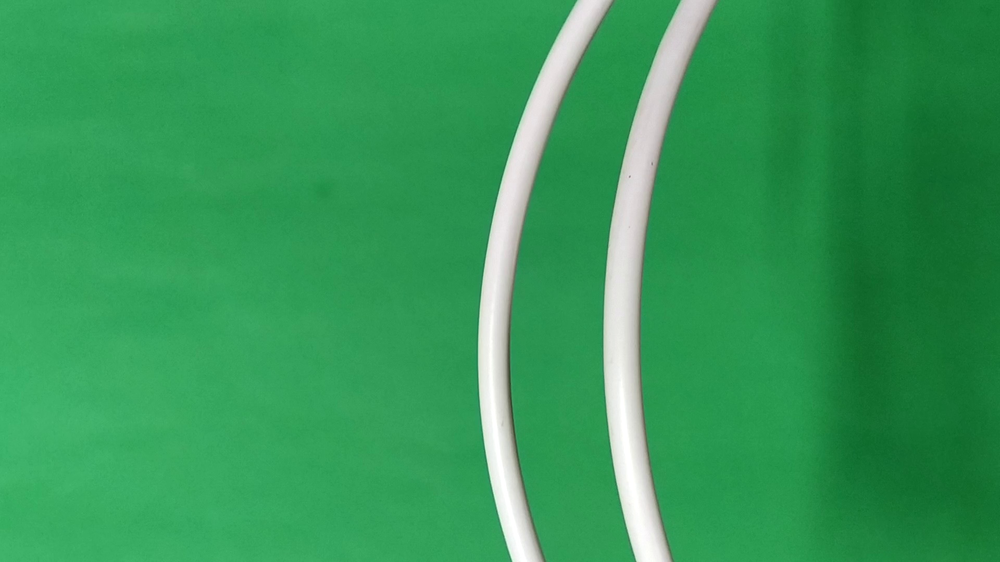
#> input picture data/cables/1.png, 1000 x 562 px, shrunk from 1920 x 1080 before the run, found by its file name
$ python homework_2.py
#> lines starting #> are read from the running program, lines starting #| are printed output that depends on the picture
# %%
from typing import Sequence
import re
import cv2
import numpy as np
import skimage
import matplotlib.pyplot as plt

plt.style.use("seaborn-v0_8-paper")
plt.rcParams["font.family"] = "monospace"

import cv2
import numpy as np
import matplotlib.pyplot as plt
# %%
class Image:
    """
    A class to represent an image. It provides various image processing methods including various thresholding techniques, denoising, and clustering.

    Attributes:
        path (`str`): The path to the image file.
        image (`np.ndarray`): The original image.
        gray (`np.ndarray`): The grayscale version of the image.
        channels (`Sequence[np.ndarray]`): The channels of the image.

    Methods:
        filename(`str`) -> `int`: Extracts the number from the filename.
        show(`np.ndarray`, `bool`, `str`) -> `None`: Displays the image.
        subplot(`Sequence[np.ndarray]`, `Sequence[str]`, `int`, `int`, `bool`, `str`, `str`) -> `None`: Displays multiple images in a subplot.
        adaptiveThresh(`bool`, `int`) -> `np.ndarray`: Applies adaptive thresholding to the image.
        otsuThresh(`bool`, `int`) -> `np.ndarray`: Applies Otsu's thresholding to the image.
        denoise(`np.ndarray`, `str`) -> `np.ndarray`: Applies denoising to the image.
        KMeans(`bool`, `int`) -> `np.ndarray`: Applies K-Means clustering to the image.
        Snakes(`bool`) -> `np.ndarray`: Applies active contours (snakes) to the image.
    """
    def __init__(self, path: str) -> None:
#> called with path = '/home/sparrow/cv/data/cables/1.png'
        self.path = path    # Path to the image file
        self.image: np.ndarray = cv2.imread(path)   # Read the image
#> self.image is the input picture: shape (562, 1000, 3); mean B, G, R 87.6, 152.9, 52.4
        self.gray: np.ndarray = cv2.cvtColor(self.image, cv2.COLOR_BGR2GRAY)    # Convert the image to grayscale
        self.channels: Sequence[np.ndarray] = cv2.split(self.image)     # Split the image into channels

    # [190 lines left out: functions filename, show, subplot, adaptiveThresh, otsuThresh, denoise and 3 more, not called in this run]
# %%
DIR = "/home/sparrow/cv/data/cables"

images = [
    Image("/home/sparrow/cv/data/cables/1.png"),
    Image("/home/sparrow/cv/data/cables/2.png"),
    Image("/home/sparrow/cv/data/cables/3.png"),
    Image("/home/sparrow/cv/data/cables/4.png"),
    Image("/home/sparrow/cv/data/cables/5.png"),
    Image("/home/sparrow/cv/data/cables/6.png"),
    Image("/home/sparrow/cv/data/cables/7.png"),
    Image("/home/sparrow/cv/data/cables/9.png"),
    Image("/home/sparrow/cv/data/cables/11.png"),
    Image("/home/sparrow/cv/data/cables/12.png"),
    Image("/home/sparrow/cv/data/cables/14.png"),
    Image("/home/sparrow/cv/data/cables/15.png"),
    Image("/home/sparrow/cv/data/cables/16.png")
]
#> call 2 of __init__, with path = '/home/sparrow/cv/data/cables/2.png'
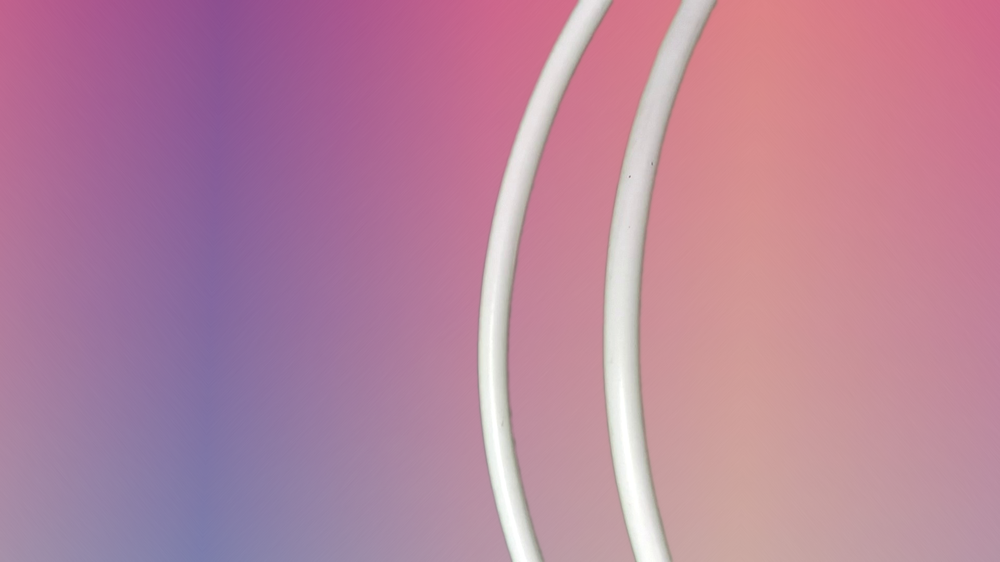
#> input picture data/cables/2.png, 1000 x 562 px, shrunk from 1920 x 1080 before the run, found by its file name
#> in __init__, self.image is the input picture: shape (562, 1000, 3); mean B, G, R 156.4, 130.8, 182.5
#> call 3 of __init__, with path = '/home/sparrow/cv/data/cables/3.png'
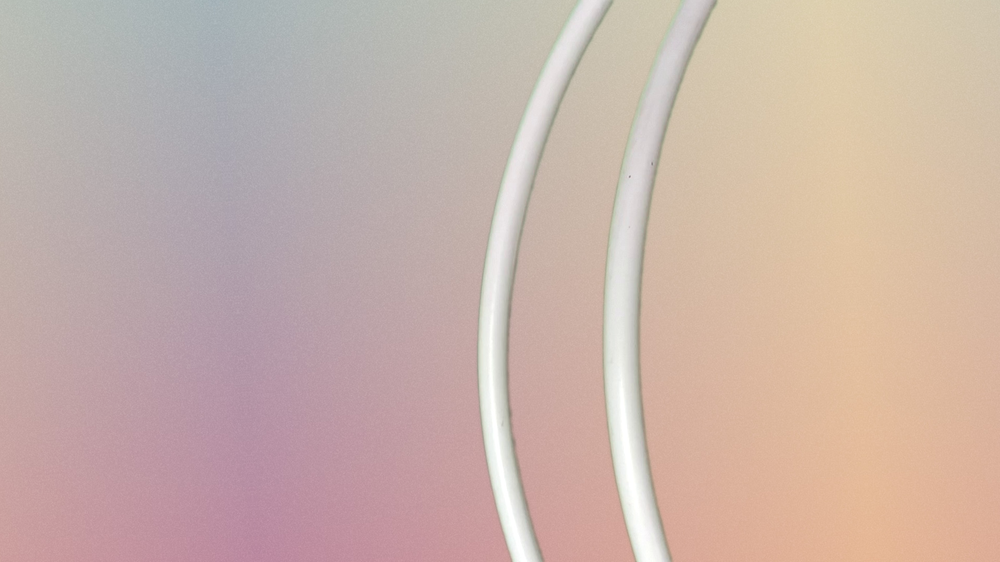
#> input picture data/cables/3.png, 1000 x 562 px, shrunk from 1920 x 1080 before the run, found by its file name
#> in __init__, self.image is the input picture: shape (562, 1000, 3); mean B, G, R 170, 178.3, 200.7
#> call 4 of __init__, with path = '/home/sparrow/cv/data/cables/4.png'
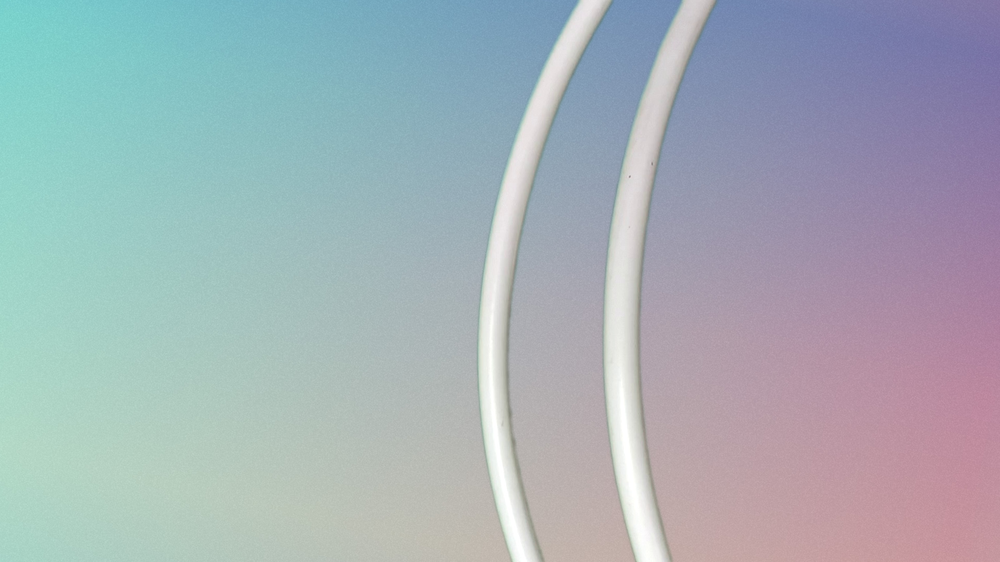
#> input picture data/cables/4.png, 1000 x 562 px, shrunk from 1920 x 1080 before the run, found by its file name
#> in __init__, self.image is the input picture: shape (562, 1000, 3); mean B, G, R 182.6, 175.4, 163.7
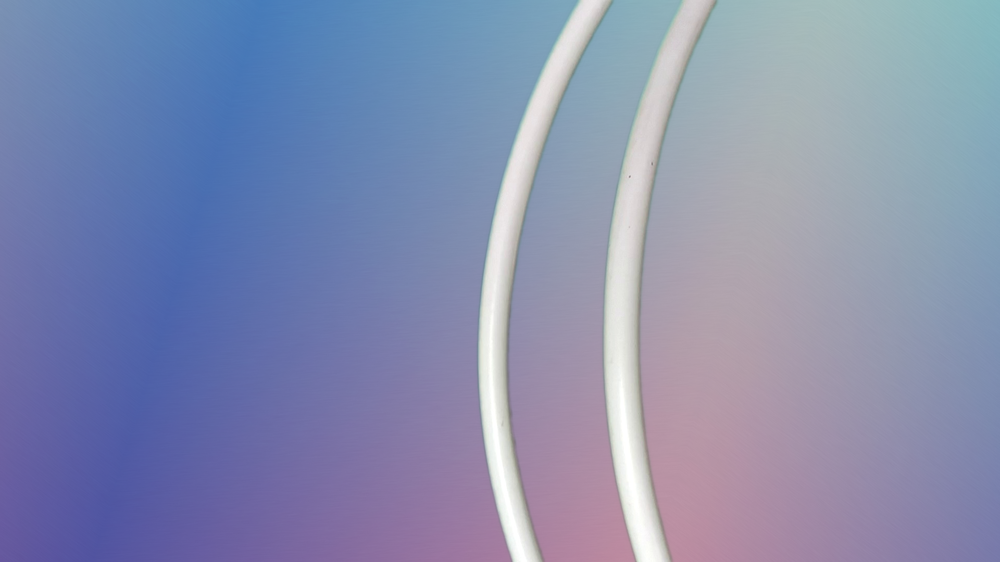
#> input picture data/cables/5.png, 1000 x 562 px, shrunk from 1920 x 1080 before the run, found by its file name
#> in __init__, self.image is the input picture: shape (562, 1000, 3); mean B, G, R 175.8, 141.4, 133.3
#> in __init__ (call 5), `self.gray: np.ndarray = cv2.cvtColor(self.image, cv2.COLOR_BGR2GRAY)`:
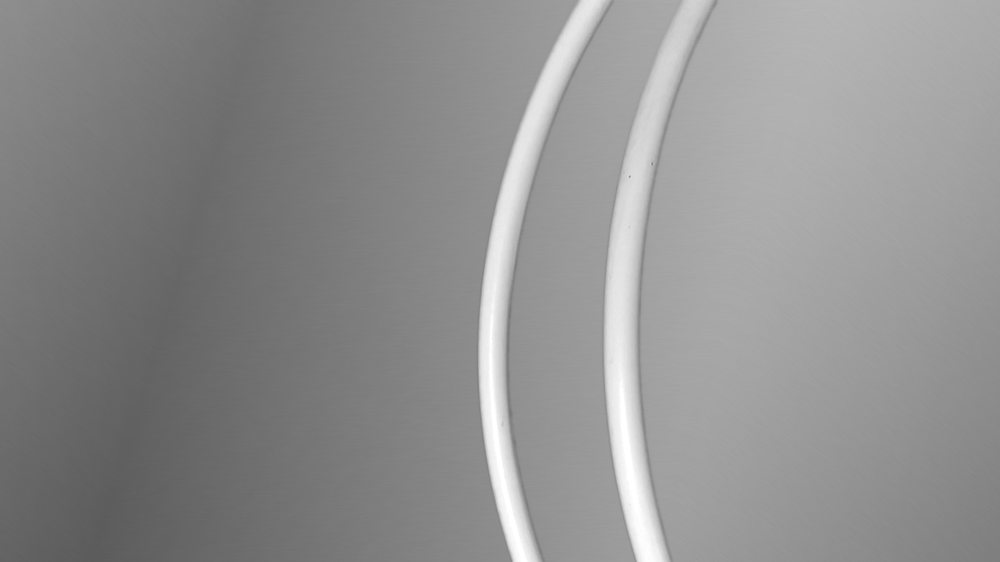
#> self.gray: shape (562, 1000); min 90, max 255, mean 142.9
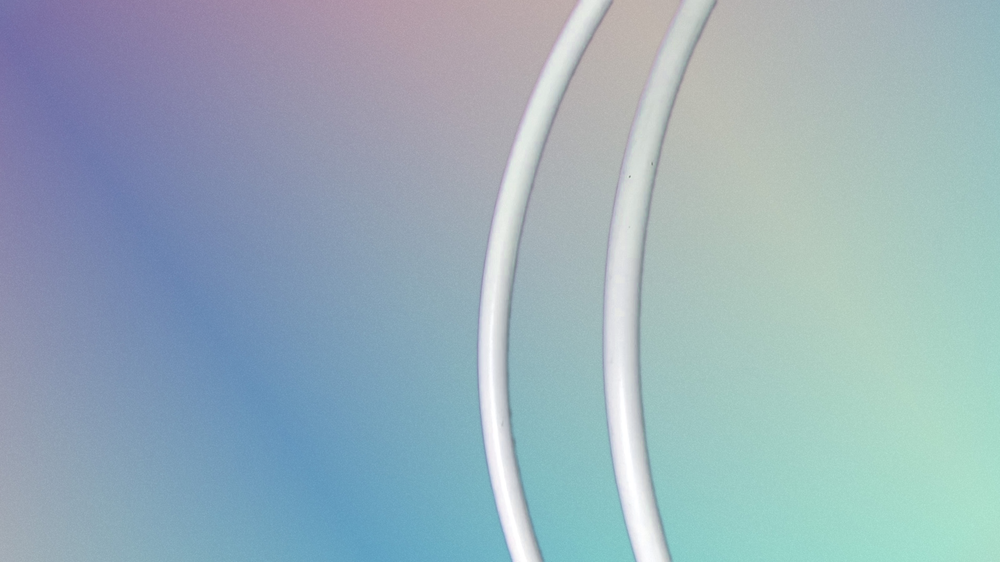
#> input picture data/cables/6.png, 1000 x 562 px, shrunk from 1920 x 1080 before the run, found by its file name
#> in __init__, self.image is the input picture: shape (562, 1000, 3); mean B, G, R 186, 174.8, 152.6
#> in __init__ (call 6), `self.gray: np.ndarray = cv2.cvtColor(self.image, cv2.COLOR_BGR2GRAY)`:
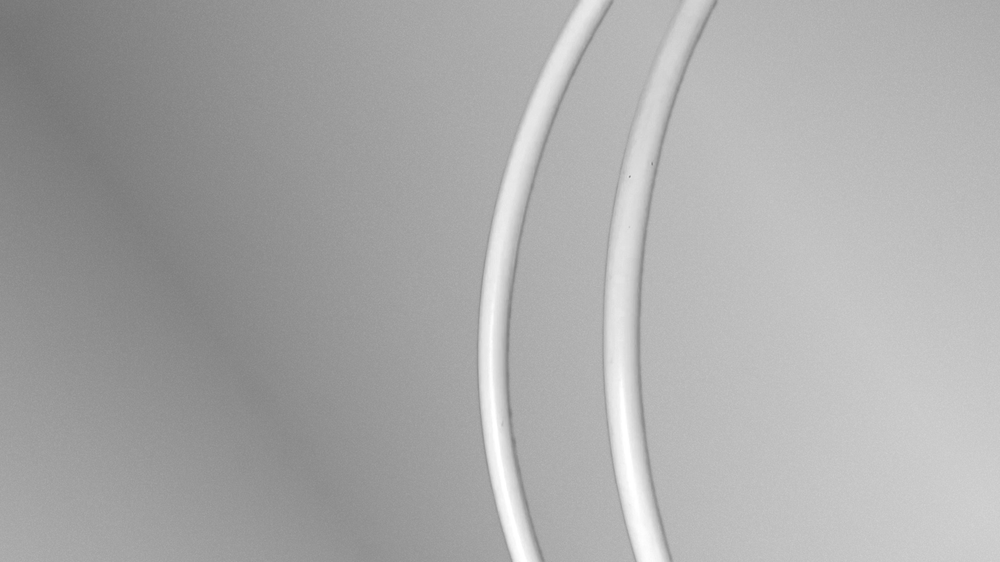
#> self.gray: shape (562, 1000); min 115, max 255, mean 169.4
#> (the run stopped early here; a loop or call above may not have finished)
